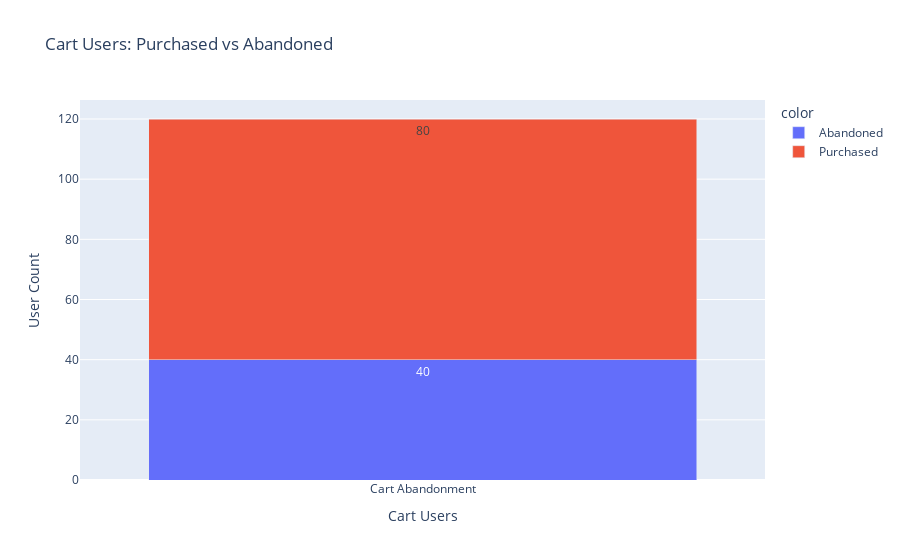

Here is the notebook cell this chart was saved with:
### Code cell
# Prepare funnel abandonment data
cart = pd.read_sql("""
    SELECT COUNT(DISTINCT user_id) AS cart_users FROM add_to_cart
""", conn).iloc[0, 0]

no_purchase = pd.read_sql("""
    SELECT COUNT(DISTINCT c.user_id) AS cart_abandoners
    FROM add_to_cart c
    LEFT JOIN purchases p ON c.user_id = p.user_id
    WHERE p.user_id IS NULL;
""", conn).iloc[0, 0]

purchase = cart - no_purchase

fig = px.bar(
    x=["Cart Abandonment", "Cart Abandonment"],
    y=[no_purchase, purchase],
    color=["Abandoned", "Purchased"],
    text=[no_purchase, purchase],
    title="Cart Users: Purchased vs Abandoned",
    labels={"x": "Cart Users", "y": "User Count"},
)
fig.update_layout(barmode='stack')
fig.write_image("Cart+Users_Purchased_vs_Abandoned.png", width=800, height=500)
fig.show()

### Figure 1 — Plotly figure (JSON) as saved in the notebook; plotly's stock layout.template omitted (floating-point values rounded to 4 significant figures)
{"data": [{"hovertemplate": "color=Abandoned<br>Cart Users=%{x}<br>User Count=%{y}<br>text=%{text}<extra></extra>", "legendgroup": "Abandoned", "marker": {"color": "#636efa", "pattern": {"shape": ""}}, "name": "Abandoned", "orientation": "v", "showlegend": true, "text": [40.0], "textposition": "auto", "type": "bar", "x": ["Cart Abandonment"], "xaxis": "x", "y": [40], "yaxis": "y"}, {"hovertemplate": "color=Purchased<br>Cart Users=%{x}<br>User Count=%{y}<br>text=%{text}<extra></extra>", "legendgroup": "Purchased", "marker": {"color": "#EF553B", "pattern": {"shape": ""}}, "name": "Purchased", "orientation": "v", "showlegend": true, "text": [80.0], "textposition": "auto", "type": "bar", "x": ["Cart Abandonment"], "xaxis": "x", "y": [80], "yaxis": "y"}], "layout": {"autosize": true, "barmode": "stack", "legend": {"title": {"text": "color"}, "tracegroupgap": 0}, "title": {"text": "Cart Users: Purchased vs Abandoned"}, "xaxis": {"anchor": "y", "autorange": true, "domain": [0, 1], "range": [-0.5, 0.5], "title": {"text": "Cart Users"}, "type": "category"}, "yaxis": {"anchor": "x", "autorange": true, "domain": [0, 1], "range": [0, 126.3], "title": {"text": "User Count"}, "type": "linear"}}}
